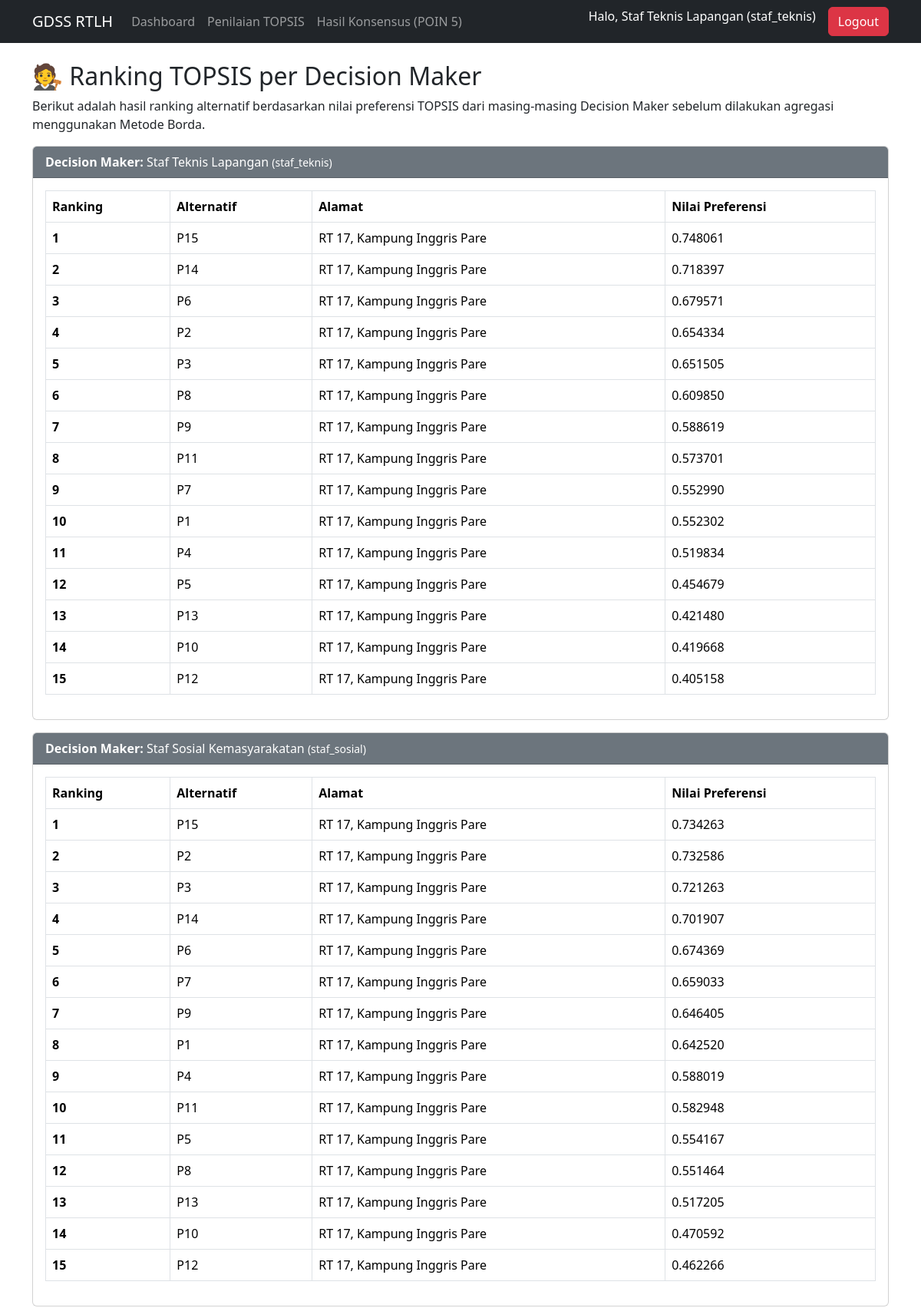
The app's page /hasil_akhir.php (signed in, upper part) with its own data.
### tables this page shows
CREATE TABLE `users` (
  `id` int(11) NOT NULL,
  `username` varchar(100) NOT NULL,
  `password` varchar(255) NOT NULL,
  `nama_lengkap` varchar(200) DEFAULT NULL,
  `role` enum('staf_teknis','staf_sosial','kadinas','admin') NOT NULL
);

CREATE TABLE `hasil_topsis` (
  `id` int(11) NOT NULL,
  `id_user` int(11) DEFAULT NULL,
  `id_alternatif` int(11) DEFAULT NULL,
  `nilai_preferensi` float DEFAULT NULL,
  `ranking` int(11) DEFAULT NULL
);

CREATE TABLE `alternatif` (
  `id` int(11) NOT NULL,
  `nama_pemilik` varchar(255) DEFAULT NULL,
  `alamat` text DEFAULT NULL
);

### hasil_akhir.php (the view, shortened to what this page needs)
<?php
require_once 'includes/header.php';
?>
<h2>🧑‍⚖️ Ranking TOPSIS per Decision Maker</h2>
<p>Berikut adalah hasil ranking alternatif berdasarkan nilai preferensi TOPSIS dari masing-masing Decision Maker sebelum dilakukan agregasi menggunakan Metode Borda.</p>
<?php
$sql_users = mysqli_query($koneksi, "SELECT id, nama_lengkap, role FROM users WHERE role IN ('staf_teknis','staf_sosial','kadinas')");
while ($u = mysqli_fetch_assoc($sql_users)) {
    $id_dm = $u['id'];
    echo "<div class='card mb-3'>
            <div class='card-header bg-secondary text-white'>
                <b>Decision Maker:</b> " . htmlspecialchars($u['nama_lengkap']) . " <small>(" . $u['role'] . ")</small>
            </div>
            <div class='card-body'>";
    $sql_topsis = "
        SELECT a.nama_pemilik AS alternatif, a.alamat, h.nilai_preferensi, h.ranking
        FROM hasil_topsis AS h
        JOIN alternatif AS a ON h.id_alternatif = a.id
        WHERE h.id_user = $id_dm
        ORDER BY h.ranking ASC
    ";
    $result_topsis = mysqli_query($koneksi, $sql_topsis);
    if (mysqli_num_rows($result_topsis) > 0) {
        echo "<table class='table table-bordered'>
                <thead class='bg-dark text-white'>
                    <tr>
                        <th>Ranking</th>
                        <th>Alternatif</th>
                        <th>Alamat</th>
                        <th>Nilai Preferensi</th>
                    </tr>
                </thead>
                <tbody>";
        while ($row = mysqli_fetch_assoc($result_topsis)) {
            echo "<tr>
                <td><b>" . $row['ranking'] . "</b></td>
                <td>" . htmlspecialchars($row['alternatif']) . "</td>
                <td>" . htmlspecialchars($row['alamat']) . "</td>
                <td>" . number_format($row['nilai_preferensi'], 6) . "</td>
            </tr>";
        }
        echo "</tbody></table>";
    } else {
        echo "<p class='text-danger'>⚠ Belum ada hasil TOPSIS untuk Decision Maker ini!</p>";
    }
    echo "</div></div>";
}
?>
<?php
require_once 'includes/footer.php';
?>

### records on screen
users: nama_lengkap "Staf Teknis Lapangan", role "staf_teknis"
hasil_topsis: ranking "1", id_alternatif.nama_pemilik "P15", id_alternatif.alamat "RT 17, Kampung Inggris Pare", nilai_preferensi "0.748061"
hasil_topsis: ranking "2", id_alternatif.nama_pemilik "P14", id_alternatif.alamat "RT 17, Kampung Inggris Pare", nilai_preferensi "0.718397"
hasil_topsis: ranking "3", id_alternatif.nama_pemilik "P6", id_alternatif.alamat "RT 17, Kampung Inggris Pare", nilai_preferensi "0.679571"
hasil_topsis: ranking "4", id_alternatif.nama_pemilik "P2", id_alternatif.alamat "RT 17, Kampung Inggris Pare", nilai_preferensi "0.654334"
hasil_topsis: ranking "5", id_alternatif.nama_pemilik "P3", id_alternatif.alamat "RT 17, Kampung Inggris Pare", nilai_preferensi "0.651505"
hasil_topsis: ranking "6", id_alternatif.nama_pemilik "P8", id_alternatif.alamat "RT 17, Kampung Inggris Pare", nilai_preferensi "0.609850"
hasil_topsis: ranking "7", id_alternatif.nama_pemilik "P9", id_alternatif.alamat "RT 17, Kampung Inggris Pare", nilai_preferensi "0.588619"
hasil_topsis: ranking "8", id_alternatif.nama_pemilik "P11", id_alternatif.alamat "RT 17, Kampung Inggris Pare", nilai_preferensi "0.573701"
hasil_topsis: ranking "9", id_alternatif.nama_pemilik "P7", id_alternatif.alamat "RT 17, Kampung Inggris Pare", nilai_preferensi "0.552990"
hasil_topsis: ranking "10", id_alternatif.nama_pemilik "P1", id_alternatif.alamat "RT 17, Kampung Inggris Pare", nilai_preferensi "0.552302"
hasil_topsis: ranking "11", id_alternatif.nama_pemilik "P4", id_alternatif.alamat "RT 17, Kampung Inggris Pare", nilai_preferensi "0.519834"
hasil_topsis: ranking "12", id_alternatif.nama_pemilik "P5", id_alternatif.alamat "RT 17, Kampung Inggris Pare", nilai_preferensi "0.454679"
hasil_topsis: ranking "13", id_alternatif.nama_pemilik "P13", id_alternatif.alamat "RT 17, Kampung Inggris Pare", nilai_preferensi "0.421480"
hasil_topsis: ranking "14", id_alternatif.nama_pemilik "P10", id_alternatif.alamat "RT 17, Kampung Inggris Pare", nilai_preferensi "0.419668"
hasil_topsis: ranking "15", id_alternatif.nama_pemilik "P12", id_alternatif.alamat "RT 17, Kampung Inggris Pare", nilai_preferensi "0.405158"
users: nama_lengkap "Staf Sosial Kemasyarakatan", role "staf_sosial"
hasil_topsis: ranking "1", id_alternatif.nama_pemilik "P15", id_alternatif.alamat "RT 17, Kampung Inggris Pare", nilai_preferensi "0.734263"
hasil_topsis: ranking "2", id_alternatif.nama_pemilik "P2", id_alternatif.alamat "RT 17, Kampung Inggris Pare", nilai_preferensi "0.732586"
hasil_topsis: ranking "3", id_alternatif.nama_pemilik "P3", id_alternatif.alamat "RT 17, Kampung Inggris Pare", nilai_preferensi "0.721263"
hasil_topsis: ranking "4", id_alternatif.nama_pemilik "P14", id_alternatif.alamat "RT 17, Kampung Inggris Pare", nilai_preferensi "0.701907"
hasil_topsis: ranking "5", id_alternatif.nama_pemilik "P6", id_alternatif.alamat "RT 17, Kampung Inggris Pare", nilai_preferensi "0.674369"
hasil_topsis: ranking "6", id_alternatif.nama_pemilik "P7", id_alternatif.alamat "RT 17, Kampung Inggris Pare", nilai_preferensi "0.659033"
hasil_topsis: ranking "7", id_alternatif.nama_pemilik "P9", id_alternatif.alamat "RT 17, Kampung Inggris Pare", nilai_preferensi "0.646405"
hasil_topsis: ranking "8", id_alternatif.nama_pemilik "P1", id_alternatif.alamat "RT 17, Kampung Inggris Pare", nilai_preferensi "0.642520"
hasil_topsis: ranking "9", id_alternatif.nama_pemilik "P4", id_alternatif.alamat "RT 17, Kampung Inggris Pare", nilai_preferensi "0.588019"
hasil_topsis: ranking "10", id_alternatif.nama_pemilik "P11", id_alternatif.alamat "RT 17, Kampung Inggris Pare", nilai_preferensi "0.582948"
hasil_topsis: ranking "11", id_alternatif.nama_pemilik "P5", id_alternatif.alamat "RT 17, Kampung Inggris Pare", nilai_preferensi "0.554167"
hasil_topsis: ranking "12", id_alternatif.nama_pemilik "P8", id_alternatif.alamat "RT 17, Kampung Inggris Pare", nilai_preferensi "0.551464"
hasil_topsis: ranking "13", id_alternatif.nama_pemilik "P13", id_alternatif.alamat "RT 17, Kampung Inggris Pare", nilai_preferensi "0.517205"
hasil_topsis: ranking "14", id_alternatif.nama_pemilik "P10", id_alternatif.alamat "RT 17, Kampung Inggris Pare", nilai_preferensi "0.470592"
hasil_topsis: ranking "15", id_alternatif.nama_pemilik "P12", id_alternatif.alamat "RT 17, Kampung Inggris Pare", nilai_preferensi "0.462266"

### other values on screen
$USER_NAMA "Staf Teknis Lapangan"
$USER_ROLE "staf_teknis"
